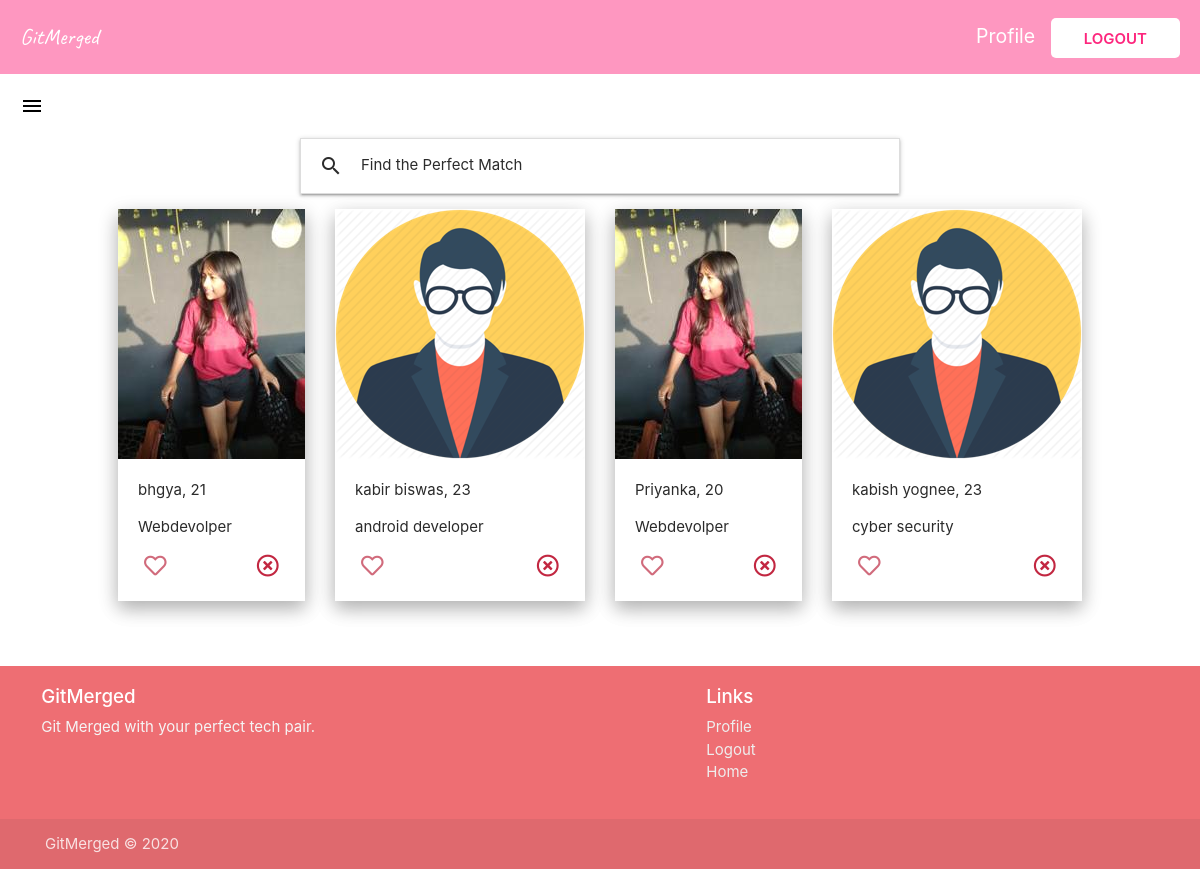
The app's page /home/ (signed in) with its own data.
### users/models.py (models this page shows, shortened)
class Profile(models.Model):
    TEXT_C = [
        ("Vim", "Vim"),
        ("EMACS", "EMACS")
    ]
    GENDER_C = [
        ("Male", "Male"),
        ("Female", "Female"),
        ("Other", "Other")
    ]
    OS_C = [
        ("Windows", "Windows"),
        ("Mac", "Mac"),
        ("Linux", "Linux")
    ]
    SPACES_C = [
        ("Tabs", "Tabs"),
        ("Spaces", "Spaces")
    ]
    user = models.OneToOneField(User, on_delete=models.CASCADE)
    full_name = models.CharField(max_length=100, null=True)
    age = models.IntegerField(null=True)
    gender = models.CharField(
        max_length=50, blank=True, null=True, choices=GENDER_C)
    profile_image = models.ImageField(
        upload_to='profile_pic', default="default.jpg", null=True, blank=True)
    bio = models.TextField(null=True)
    tech_stack = models.CharField(max_length=500, null=True)
    editor = models.CharField(
        max_length=5, choices=TEXT_C, default=None, null=True, blank=True)
    os = models.CharField(
        max_length=10, choices=OS_C, default=None, null=True, blank=True)
    spacing = models.CharField(
        max_length=10, choices=SPACES_C, default=None, null=True, blank=True)
    likeability = models.ManyToManyField(
        User, related_name="likes", blank=True)
    blocked_by = models.ManyToManyField(
        User, related_name="blocked", blank=True)

### main/views.py (the view)
# urls.py: path("home/", views.datePage, name="date-page"),
@login_required
def datePage(req):
    users = Profile.objects.all()
    user = req.user
    unreadMessages = Message.objects.filter(
        receiver=user).filter(status=False).count()
    myFilter = UserFilter(req.GET, queryset=users)
    users = myFilter.qs
    context = {
        'users': users,
        'userIn': user,
        'filter': myFilter,
        'unreadmsgs': unreadMessages
    }
    return render(req, "date-page.html", context)

### main/templates/date-page.html (shortened to what this page needs)
{% extends "base.html" %}
{% block head %}
<link
  rel="stylesheet"
  href="https://stackpath.bootstrapcdn.com/bootstrap/4.5.2/css/bootstrap.min.css"
/>
{% endblock head %}
{% block content %}
<section class="date-page">
  <div class="navigation navigation--bg">
    <a href="" class="logo link">GitMerged</a>
    <div>
      {% if user.is_authenticated %}
      <a href="{% url 'profile-page' %}" class="profile-link link">Profile</a>
      <a href="{% url 'logout' %}" class="login link">Logout</a>
      {% else %}
      <a href="{% url 'login' %}" class="login link">Log in</a>
      {% endif %}
    </div>
  </div>
  <div class="burger">
    {% if unreadmsgs > 0 %}
      <a href="#" data-target="slide-out" class="sidenav-trigger"
        ><span class="new badge">{{unreadmsgs}}</span>
        <i class="material-icons" style="color: black; margin: 20px;">menu</i>
      </a>
    {% else %}
      <a href="#" data-target="slide-out" class="sidenav-trigger"
        >
        <i class="material-icons" style="color: black; margin: 20px;">menu</i>
      </a>
    {% endif %}
  </div>
  <ul class="collapsible" id="filter">
    <li>
      <div class="collapsible-header">
        <i class="material-icons">search</i>Find the Perfect Match
      </div>
    </li>
  </ul>
  <div class="users-container">
    {% for user in users %}
      {% if user.user != userIn %}
        {% if userIn not in user.blocked_by.all %}
        <div class="user-card">
          <a href="{% url 'user-detail' user.pk %}">
            <img src="{{user.profile_image.url}}" class="image-home" alt="" />
          </a>
          <div class="info-container">
            <p>{{user.full_name}}, {{user.age}}</p>
            <p>{{user.tech_stack}}</p>
            <div style="display: flex; justify-content: space-between;">
              <form action="{% url 'like' user.pk %}" method="POST">
                {% if userIn not in user.likeability.all %}
                <button
                  class="like-btn"
                  type="submit"
                  ,
                  name="user_id"
                  ,
                  value="{{user.id}}"
                >
                  <i class="far fa-heart"></i>
                </button>
                {% endif %}
              </form>
              <form action="{% url 'block' user.pk %}" method="POST">
                <button
                  class="block-btn"
                  type="submit"
                  ,
                  name="user_id"
                  ,
                  value="{{user.id}}"
                >
                  <i class="far fa-times-circle"></i>
                </button>
              </form>
            </div>
          </div>
        </div>
        {% endif %}
      {% endif %}
    {% endfor %}
  </div>
</section>
{% include "footer.html" %}
{% endblock content %}

### main/static/main/main.css (style rules this page uses)
.image-home { height: 250px; }
a { text-decoration: none !important; }
.navigation { z-index: 999; text-decoration: none; color: white; display: flex; justify-content: space-between; align-items: center; grid-row: 0/1; padding: 20px; font-size: 1.3rem; }
.navigation--bg { background: #fd267c7a; }
.logo { color: white; font-family: "Caveat", cursive; font-size: 1.5rem; }
.login { text-decoration: none; color: #fd267d; position: relative; background: white; padding: 0.7rem 2.2rem; text-transform: uppercase; font-weight: 600; font-size: 1rem; border-radius: 5px; }
.profile-link { text-decoration: none; color: white; margin-right: 10px; }
.user-card { margin: 15px; box-shadow: 0 8px 17px 0 rgba(0, 0, 0, 0.2), 0 6px 20px 0 rgba(0, 0, 0, 0.15); color: #2b2b2b; }
.users-container { display: flex; justify-content: center; flex-wrap: wrap; margin-bottom: 50px; }
.info-container { padding: 20px; }
.like-btn, .block-btn { background: transparent; border: 0; transition: transform 250ms ease; }
.like-btn i { font-size: 1.5rem; color: rgb(209, 107, 124); }
.block-btn i { font-size: 1.5rem; color: rgba(187, 15, 44, 0.9); }
#filter { margin: auto; max-width: 50vw; color: #2b2b2b; }
.burger a { position: relative; }

### records on screen
Profile: profile_image (picture), full_name "bhgya", age "21", tech_stack "Webdevolper", {{ user.id }} 1 (drawn)
Profile: profile_image (picture), full_name "kabir biswas", age "23", tech_stack "android developer", {{ user.id }} 2 (drawn)
Profile: profile_image (picture), full_name "Priyanka", age "20", tech_stack "Webdevolper", {{ user.id }} 3 (drawn)
Profile: profile_image (picture), full_name "kabish yognee", age "23", tech_stack "cyber security", {{ user.id }} 4 (drawn)
